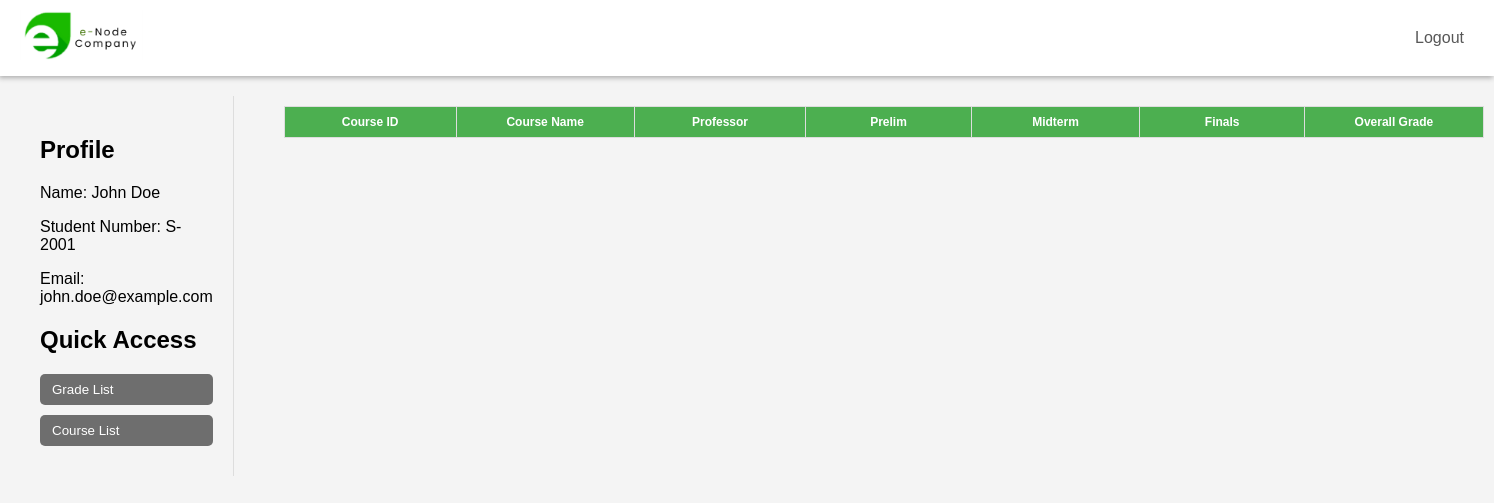
Before: /student-dashboard.php (signed in) with the older database file.
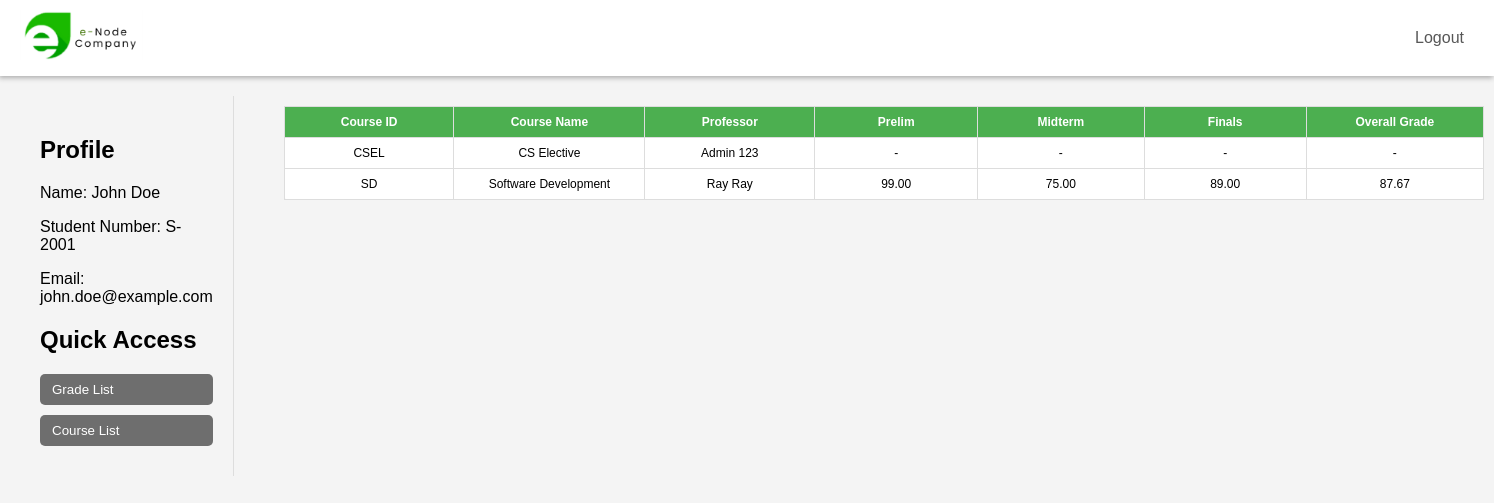
After: the same page with the newer database file.
### tables this page shows
CREATE TABLE `students` (
  `student_id` int(11) NOT NULL,
  `user_fName` varchar(100) NOT NULL,
  `user_lName` varchar(100) NOT NULL,
  `user_name` varchar(100) NOT NULL,
  `email` varchar(100) NOT NULL,
  `user_password` varchar(255) NOT NULL,
  `user_role` varchar(1) DEFAULT NULL
);

CREATE TABLE `courses` (
  `course_id` varchar(255) NOT NULL,
  `course_name` varchar(100) NOT NULL,
  `teacher_id` int(11) DEFAULT NULL
);

CREATE TABLE `teachers` (
  `teacher_id` int(11) NOT NULL,
  `user_fName` varchar(100) NOT NULL,
  `user_lName` varchar(100) NOT NULL,
  `user_name` varchar(100) NOT NULL,
  `email` varchar(100) NOT NULL,
  `user_password` varchar(255) NOT NULL,
  `user_role` varchar(1) DEFAULT NULL
);

CREATE TABLE `grades` (
  `grade_id` int(11) NOT NULL,
  `student_id` int(11) DEFAULT NULL,
  `course_id` varchar(255) DEFAULT NULL,
  `prelim_grade` decimal(5,2) DEFAULT NULL,
  `midterm_grade` decimal(5,2) DEFAULT NULL,
  `final_grade` decimal(5,2) DEFAULT NULL,
  `overall_grade` decimal(5,2) DEFAULT NULL
);

### student-dashboard.php (the view, shortened to what this page needs)
<?php
include "scripts/db_conn.php";
$student_id = $_SESSION['user_id'];
$stmt = $conn->prepare("SELECT s.user_name, GROUP_CONCAT(c.course_id SEPARATOR ', ') AS course_ids, GROUP_CONCAT(c.course_name SEPARATOR ', ') AS courses, GROUP_CONCAT(t.user_name SEPARATOR ', ') AS teachers
                        FROM students s
                        LEFT JOIN student_courses sc ON s.student_id = sc.student_id
                        LEFT JOIN courses c ON sc.course_id = c.course_id
                        LEFT JOIN teachers t ON c.teacher_id = t.teacher_id
                        WHERE s.student_id = ?
                        GROUP BY s.student_id");
$stmt->bind_param("i", $student_id);
$stmt->execute();
$result = $stmt->get_result();
$student = $result->fetch_assoc();
?>
<!DOCTYPE html>
<html lang="en">
<head>
    <link rel="stylesheet" href="styles/manage-style.css">
</head>
<body id="stud-dash">
    <header>
        <div class="logo"><img src="asset/img/enode-logo.png" alt="" width="123px" height="50px" id="logo"></div>
        <nav>
            <ul>
                <li><a href="scripts/logout.php">Logout</a></li>
            </ul>
        </nav>
    </header>
    <main>
        <aside>
            <h2>Profile</h2>
            <p>Name: <?php echo isset($student['user_name']) ? htmlspecialchars($student['user_name']) : 'N/A'; ?></p>
            <p>Student Number: S-<?php echo htmlspecialchars($student_id); ?></p>
            <p>Email: <?php echo htmlspecialchars($_SESSION['user_email']); ?></p>
            <h2>Quick Access</h2>
            <button id="gradeList" class="sideBtn">Grade List</button><br>
            <button id="viewCourseListBtn" class="sideBtn">Course List</button><br>
        </aside>
        <section id="table-wrapper" class="content" style="margin-left: 50px;">
            <table class="fl-table">
                <thead>
                    <tr>
                        <th>Course ID</th>
                        <th>Course Name</th>
                        <th>Professor</th>
                        <th>Prelim</th>
                        <th>Midterm</th>
                        <th>Finals</th>
                        <th>Overall Grade</th>
                    </tr>
                </thead>
                <tbody>
                    <?php
                    $stmt = $conn->prepare("SELECT c.course_id, c.course_name, t.user_name AS professor
                                            FROM student_courses sc
                                            JOIN courses c ON sc.course_id = c.course_id
                                            JOIN teachers t ON c.teacher_id = t.teacher_id
                                            WHERE sc.student_id = ?");
                    $stmt->bind_param("i", $student_id);
                    $stmt->execute();
                    $result = $stmt->get_result();
                    while ($row = $result->fetch_assoc()) {
                        echo "<tr>";
                        echo "<td>{$row['course_id']}</td>";
                        echo "<td>{$row['course_name']}</td>";
                        echo "<td>{$row['professor']}</td>";
                        $course_id = $row['course_id'];
                        $stmt_grades = $conn->prepare("SELECT prelim_grade, midterm_grade, final_grade, overall_grade
                                                        FROM grades
                                                        WHERE student_id = ? AND course_id = ?");
                        $stmt_grades->bind_param("is", $student_id, $course_id);
                        $stmt_grades->execute();
                        $result_grades = $stmt_grades->get_result();
                        if ($row_grades = $result_grades->fetch_assoc()) {
                            echo "<td>{$row_grades['prelim_grade']}</td>";
                            echo "<td>{$row_grades['midterm_grade']}</td>";
                            echo "<td>{$row_grades['final_grade']}</td>";
                            echo "<td>{$row_grades['overall_grade']}</td>";
                        } else {
                            echo "<td>-</td>";
                            echo "<td>-</td>";
                            echo "<td>-</td>";
                            echo "<td>-</td>";
                        }
                        echo "</tr>";
                    }
                    ?>
                </tbody>
            </table>
        </section>
    </main>
</body>
</html>

### styles/manage-style.css (style rules this page uses)
body { font-family: Arial, sans-serif; margin: 0; padding: 0; background-color: #f4f4f4; }
header { background-color: white; color: black; padding: 10px 0; text-align: center; display: flex; justify-content: space-between; align-items: center; box-shadow: -1px 2px 5px 0px rgba(173,173,173,1); }
header .logo { margin-left: 20px; font-size: 1.5em; }
header nav ul { list-style: none; margin: 0; padding: 0; display: flex; }
header nav ul li { margin-right: 20px; }
header nav ul li a { color: #575757; text-decoration: none; padding: 5px 10px; }
main { display: flex; padding: 20px; }
aside { width: 200px; background-color: #f4f4f4; padding: 20px; border-right: 1px solid #ddd; }
.sideBtn { margin-bottom: 10px; padding: 8px 12px; width: 100%; background-color: #6e6e6e; color: #fff; border: none; border-radius: 5px; cursor: pointer; text-align: left; }
table { width: 100%; border-collapse: collapse; margin-top: 10px; }
th, td { border: 1px solid #ddd; }
table th, table td { padding: 8px; text-align: left; }
button { margin-bottom: 10px; padding: 8px 12px; background-color: #4CAF50; color: #fff; border: none; border-radius: 5px; cursor: pointer; }
.fl-table { border-radius: 5px; font-size: 12px; font-weight: normal; border: none; border-collapse: collapse; width: 1200px; max-width: 100%; white-space: nowrap; background-color: white; }
.fl-table td, .fl-table th { text-align: center; padding: 8px; width: 200px; }
.fl-table td { font-size: 12px; }
.fl-table thead th { color: #ffffff; background: #4CAF50; }

Changed rows visible on the page:
now on this page (row unchanged): courses: course_id "CSEL", course_name "CS Elective", teacher.user_name "Admin 123"
added courses: course_id "SD", course_name "Software Development", teacher.user_name "Ray Ray", grades.prelim_grade "99.00", grades.midterm_grade "75.00", grades.final_grade "89.00", grades.overall_grade "87.67"
